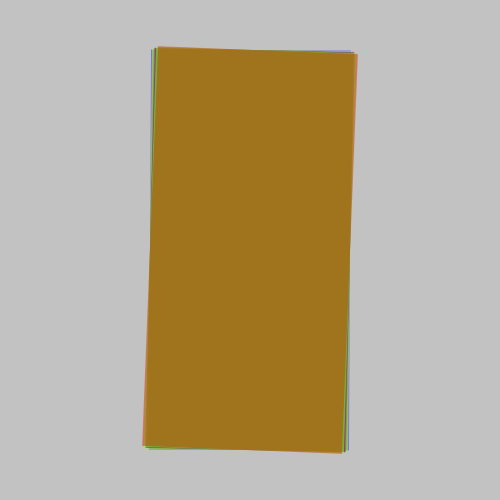
Frame 1 (no input)
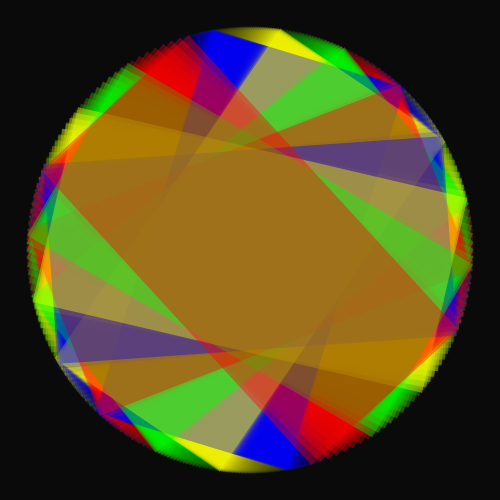
Frame 60 (the mouse pressed at the canvas centre just before this capture)
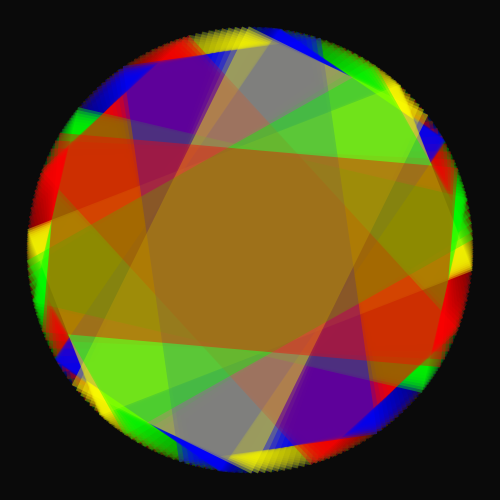
Frame 120 (the mouse held since frame 60 and released just before this capture)

The Processing sketch that drew these frames (run headless with seeded random() and noise(); from frame 60 on, the mouse is pressed at the canvas centre):

// Processing sketch: processing_15733
// ── processing_15733.pde


float angulo = 0.0;

int x =200;
int y =400;

void setup(){
  size(500, 500);
  smooth();
    noStroke();
}

void draw(){
  
  rectMode(CENTER);
  fill(0, 12);
  rect(width/2, height/2, width, height);
 
  angulo = angulo + 0.005;
  
  translate(width/2, height/2);
  fill(0,0,255,100);
  rotate(angulo);
  rect(0, 0, x, y);
 
  fill(255,255,0, 100);
  rotate(angulo);
  rect(0, 0, x, y);
  
  fill(0,255,0, 100);
  rotate(angulo);
  rect(0, 0, x, y);
  
  fill(255,0,0, 100);
  rotate(angulo);
  rect(0, 0, x, y);
  
  
  
  
  fill(0,0,255,100);
  rotate(angulo);
  rect(0, 0, x, y);
 
  fill(255,255,0, 100);
  rotate(angulo);
  rect(0, 0, x, y);
  
  fill(0,255,0, 100);
  rotate(angulo);
  rect(0, 0, x, y);
  
  fill(255,0,0, 100);
  rotate(angulo);
  rect(0, 0, x, y);
  
  
 
  
}
